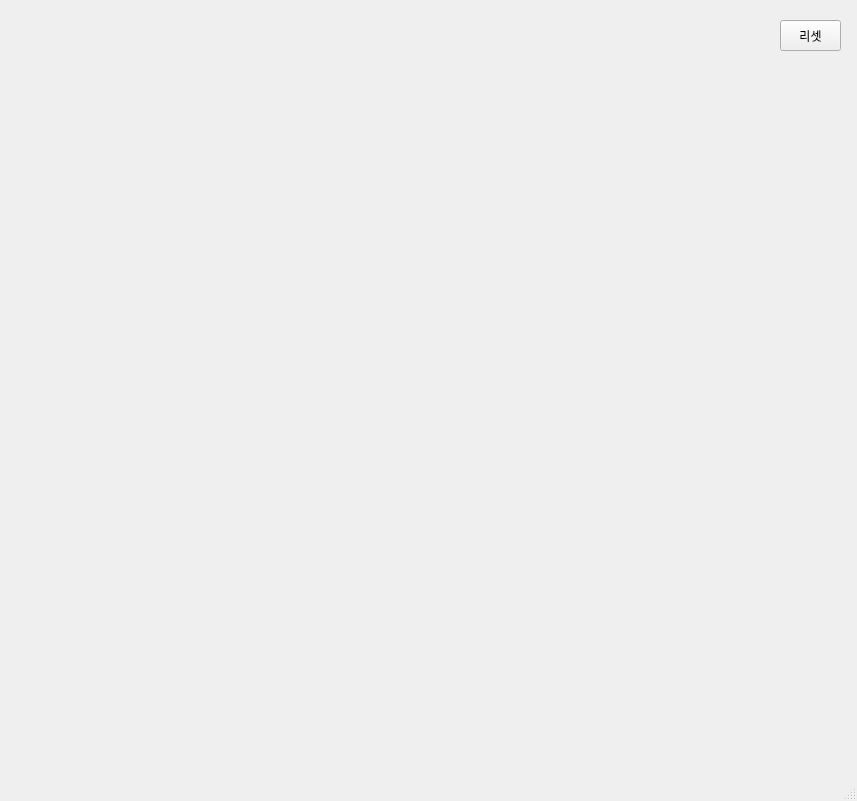
<?xml version="1.0" encoding="UTF-8"?>
<ui version="4.0">
 <class>MainWindow</class>
 <widget class="QMainWindow" name="MainWindow">
  <property name="geometry">
   <rect>
    <x>0</x>
    <y>0</y>
    <width>857</width>
    <height>801</height>
   </rect>
  </property>
  <property name="windowTitle">
   <string>MainWindow</string>
  </property>
  <widget class="QWidget" name="centralwidget">
   <widget class="QPushButton" name="pb_reset">
    <property name="geometry">
     <rect>
      <x>780</x>
      <y>20</y>
      <width>61</width>
      <height>31</height>
     </rect>
    </property>
    <property name="text">
     <string>리셋</string>
    </property>
   </widget>
  </widget>
  <widget class="QMenuBar" name="menubar">
   <property name="geometry">
    <rect>
     <x>0</x>
     <y>0</y>
     <width>857</width>
     <height>21</height>
    </rect>
   </property>
  </widget>
  <widget class="QStatusBar" name="statusbar"/>
 </widget>
 <resources/>
 <connections/>
</ui>
